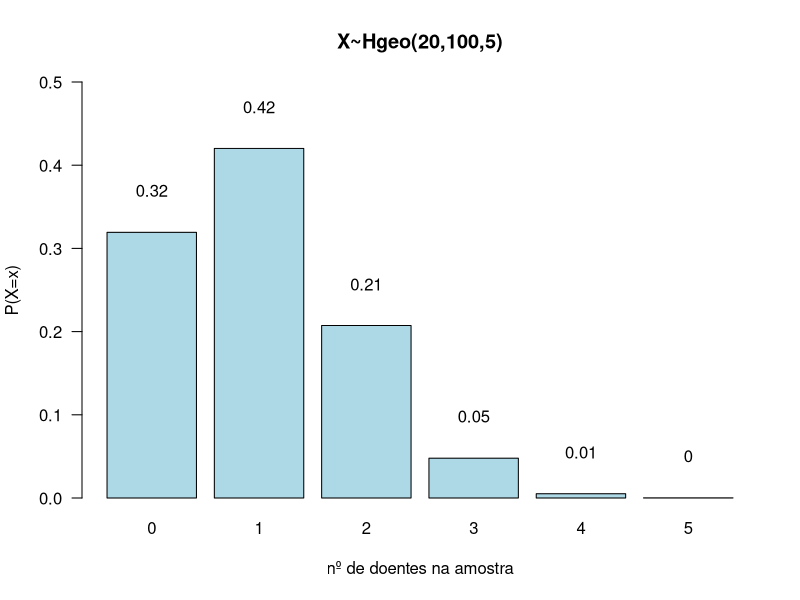
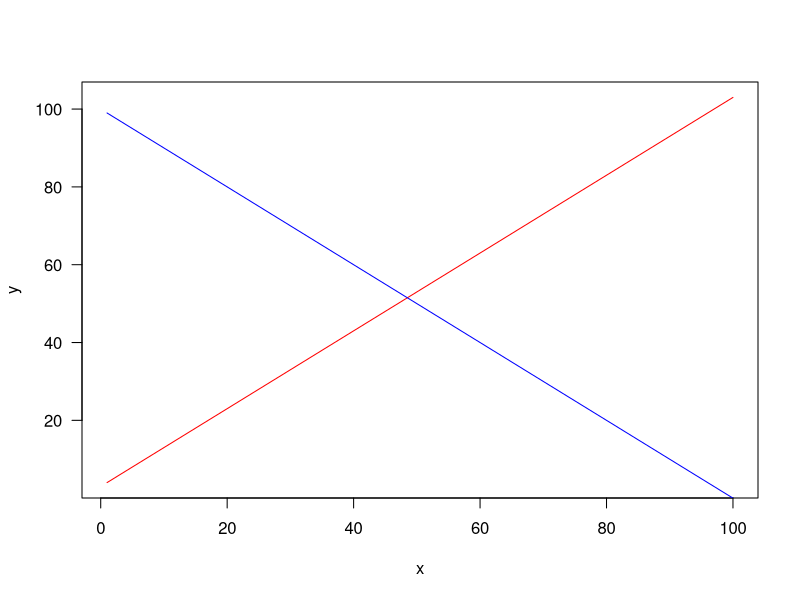

The R script that drew these images, in order: (Note: this script raises an error after producing the figures.)
## ---- chunk 1
options(htmltools.dir.version = FALSE)
knitr::opts_chunk$set(echo=TRUE, message = FALSE, warning = FALSE, comment = "#>", fig.align = "center")
options(dplyr.print_min = 5, dplyr.print_max = 5)
## ---- chunk 2
knitr::include_graphics("https://arpanosso.github.io/estatinfo/slides/img/caixa_permuta.png")
## ---- chunk 3
knitr::include_graphics("https://arpanosso.github.io/estatinfo/slides/img/caixa_arranjo.png")
## ---- chunk 4
knitr::include_graphics("https://arpanosso.github.io/estatinfo/slides/img/caixa_combin.png")
## ---- chunk 5
N = 100 # número total de elementos
M = 20 # número total de elementos de interesse (doentes)
r = 5 # tamamho da amostra
x=0:r # os possiveis valores de doentes na amostra
px<-dhyper(x,M,N-M,r) # função que faz a distribuição hipergeométrica
barplot(px,names=x,col="lightblue",las=1,ylim=c(0,0.5),
        xlab="nº de doentes na amostra",ylab="P(X=x)",main="X~Hgeo(20,100,5)")
text(seq(.7, length(x)+1, 1.2),px+.05,round(px,2))
## ---- chunk 6
tibble::tibble(x,px) 
## ---- chunk 7
knitr::include_graphics("https://arpanosso.github.io/estatinfo/slides/img/venn_01.png")
## ---- chunk 8
knitr::include_graphics("https://arpanosso.github.io/estatinfo/slides/img/venn_02.png")
## ---- chunk 9
knitr::include_graphics("https://arpanosso.github.io/estatinfo/slides/img/venn_03.png")
## ---- chunk 10
knitr::include_graphics("https://raw.githubusercontent.com/arpanosso/estatinfo/master/slides/img/venn_04.png")
## ---- chunk 11
x<-1:100
y<- x*1+3
z<- -x*1 + 100
plot(x,y,type="l",col="red",las=1)
points(x,z,type="l",col="blue")
## ---- chunk 12
knitr::include_graphics("https://raw.githubusercontent.com/arpanosso/estatinfo/master/slides/img/venn_05.png")
## ---- chunk 13
knitr::include_graphics("https://raw.githubusercontent.com/arpanosso/estatinfo/master/slides/img/venn_06.png")
## ---- chunk 14
knitr::include_graphics("https://raw.githubusercontent.com/arpanosso/estatinfo/master/slides/img/venn_07.png")
## ---- chunk 15
knitr::include_graphics("https://raw.githubusercontent.com/arpanosso/estatinfo/master/slides/img/venn_08.png")
## ---- chunk 16
knitr::include_graphics("https://raw.githubusercontent.com/arpanosso/estatinfo/master/slides/img/venn_09.png")
## ---- chunk 17
knitr::include_graphics("https://raw.githubusercontent.com/arpanosso/estatinfo/master/slides/img/venn_10.png")
## ---- chunk 18
knitr::include_graphics("https://raw.githubusercontent.com/arpanosso/estatinfo/master/slides/img/venn_12.png")
## ---- chunk 19
knitr::include_graphics("https://raw.githubusercontent.com/arpanosso/estatinfo/master/slides/img/ex2_aula6.png")
## ---- chunk 20
knitr::include_graphics("https://raw.githubusercontent.com/arpanosso/estatinfo/master/slides/img/aula6_respostas.png")
## ---- chunk 21
knitr::include_graphics("img/exp_aleatorios.png")
## ---- chunk 22
knitr::include_graphics("https://images.pexels.com/photos/28999499/pexels-photo-28999499.jpeg")
## ---- chunk 23
knitr::include_graphics("https://images.pexels.com/photos/7457175/pexels-photo-7457175.jpeg?cs=srgb&dl=pexels-kindel-media-7457175.jpg&fm=jpg")
## ---- chunk 24
knitr::include_graphics("https://images.pexels.com/photos/3214973/pexels-photo-3214973.jpeg?cs=srgb&dl=pexels-alex-azabache-3214973.jpg&fm=jpg")
## ---- chunk 25
knitr::include_graphics("https://raw.githubusercontent.com/arpanosso/estatinfo/master/slides/img/duas_modeas.png")
## ---- chunk 26
knitr::include_graphics("https://raw.githubusercontent.com/arpanosso/estatinfo/master/slides/img/exp_prob.png")
## ---- chunk 27
knitr::include_graphics("https://upload.wikimedia.org/wikipedia/commons/a/ac/Pierre-Simon_de_Laplace_by_Johann_Ernst_Heinsius_%281775%29.jpg")
## ---- chunk 28
knitr::include_graphics("https://raw.githubusercontent.com/arpanosso/estatinfo/master/slides/img/prob_01.png")
## ---- chunk 29
knitr::include_graphics("https://images.pexels.com/photos/979722/pexels-photo-979722.jpeg?cs=srgb&dl=pexels-jonathan-petersson-979722.jpg&fm=jpg")
## ---- chunk 30
library(tidyverse)
## ---- chunk 31

## ---- chunk 32

## ---- chunk 33
knitr::include_graphics("https://raw.githubusercontent.com/arpanosso/estatinfo/master/slides/img/venn_13.png")
## ---- chunk 34
knitr::include_graphics("https://raw.githubusercontent.com/arpanosso/estatinfo/master/slides/img/venn_14.png")
## ---- chunk 35
knitr::include_graphics("https://raw.githubusercontent.com/arpanosso/estatinfo/master/slides/img/reposicao.png")
## ---- chunk 36
knitr::include_graphics("https://raw.githubusercontent.com/arpanosso/estatinfo/master/slides/img/sem_reposicao.png")
## ---- chunk 37
knitr::include_graphics("https://raw.githubusercontent.com/arpanosso/estatinfo/master/slides/img/Bayes.png")
## ---- chunk 38
knitr::include_graphics("https://raw.githubusercontent.com/arpanosso/estatinfo/master/slides/img/exercicio_aula7_1.png")
## ---- chunk 39
knitr::include_graphics("https://raw.githubusercontent.com/arpanosso/estatinfo/master/slides/img/exercicio_aula7_2.png")
## ---- chunk 40
knitr::include_graphics("https://raw.githubusercontent.com/arpanosso/estatinfo/master/slides/img/exercicio_aula7_4.png")
